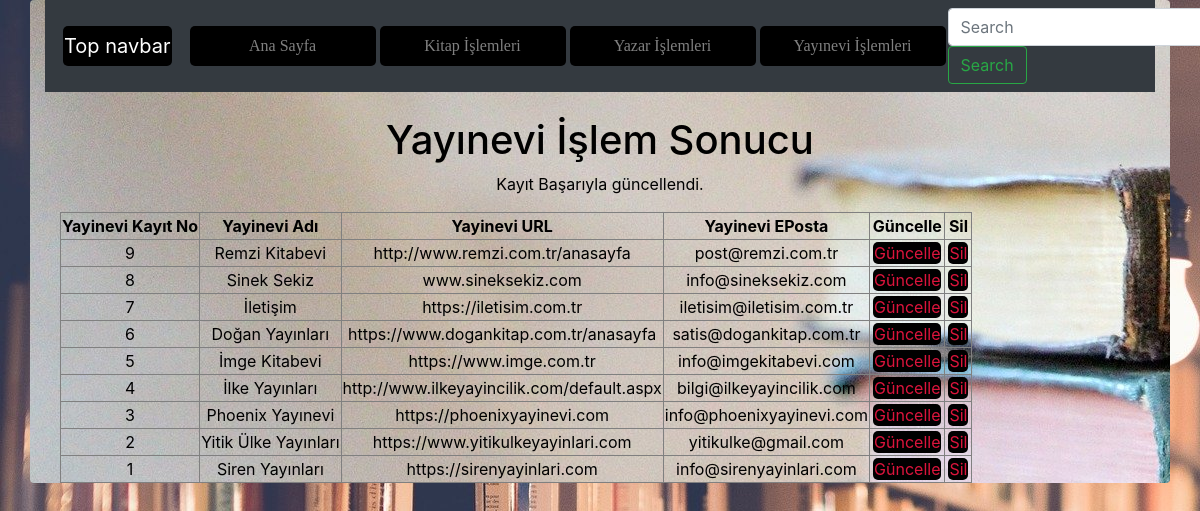
/yayinevi_guncellendi.php, run on the app's committed database.
### tables this page shows
CREATE TABLE `yayinevi` (
  `YayinEviKayitNo` smallint(6) NOT NULL COMMENT 'Yayın Evi Kayıt No',
  `YayinEviKayitTarihi` timestamp NOT NULL DEFAULT current_timestamp() COMMENT 'Yayın Evinin Veri Tabanına Kayıt Edildiği Tarih',
  `YayinEviAdi` varchar(50) NOT NULL COMMENT 'Yayın Evi Adı',
  `YayinEviURL` varchar(100) NOT NULL COMMENT 'Yayın Evinin URL''si',
  `YayinEviEPosta` varchar(100) NOT NULL COMMENT 'Yayın Evi E-postası'
);

### yayinevi_guncellendi.php (the view, shortened to what this page needs)
<?php
    require_once("baglanti.php");
    $YayinEviKayitNo = mysqli_real_escape_string($baglanti, $_POST['YayinEviKayitNo']);
    $YayinEviAdi = mysqli_real_escape_string($baglanti, $_POST['YayinEviAdi']);
    $YayinEviURL = mysqli_real_escape_string($baglanti, $_POST['YayinEviURL']);
    $YayinEviEPosta = mysqli_real_escape_string($baglanti, $_POST['YayinEviEPosta']);
    $sorgu = "UPDATE yayinevi SET YayinEviAdi = '$YayinEviAdi', YayinEviURL = '$YayinEviURL', YayinEviEPosta = '$YayinEviEPosta' WHERE YayinEviKayitNo = $YayinEviKayitNo";
    if (mysqli_query($baglanti, $sorgu)) {
        $islemSonuc = "Kayıt Başarıyla güncellendi.";
    } else {
        $islemSonuc = "Hata: " . $sorgu . "<br>" . mysqli_error($baglanti);
    }
    $sorgu2 = mysqli_query($baglanti, "SELECT * FROM yayinevi ORDER BY YayinEviKayitNo DESC");
?>
<!DOCTYPE html>
<html lang="tr"><head><meta http-equiv="Content-Type" content="text/html; charset=UTF-8">
<link href="bootstrap.min.css" rel="stylesheet">
<link href="bs1.css" rel="stylesheet">
    <link href="./katalog_files/navbar-top.css" rel="stylesheet">
  </head>
  <body>
      <div id="divone" class="container rounded">
    <nav class="navbar navbar-expand-md navbar-dark bg-dark mb-4">
  <a class="navbar-brand" href="https://getbootstrap.com/docs/4.4/examples/navbar-static/#">Top navbar</a>
  <div class="collapse navbar-collapse" id="navbarCollapse">
    <ul class="navbar-nav mr-auto">
      <li class="nav-item">
        <a class="nav-link" href="index.php">Ana Sayfa </a>
      </li>
      <li class="nav-item">
        <a class="nav-link" href="kitap.php">Kitap İşlemleri</a>
      </li>
      <li class="nav-item">
        <a class="nav-link" href="yazar.php">Yazar İşlemleri</a>
      </li>
      <li class="nav-item">
        <a class="nav-link" href="yayinevi.php">Yayınevi İşlemleri</a>
      </li>
    </ul>
    <form class="form-inline mt-2 mt-md-0">
      <input class="form-control mr-sm-2" type="text" placeholder="Search" aria-label="Search">
      <button class="btn btn-outline-success my-2 my-sm-0" type="submit">Search</button>
    </form>
  </div>
</nav>
<main role="main" class="container">
<h1>Yayınevi İşlem Sonucu</h1>
<p><?php echo $islemSonuc; ?></p>
<?php
echo("<table border=1>");
    echo("<tr>");
    echo("<td><b>Yayinevi Kayıt No</b></td>");
    echo("<td><b>Yayinevi Adı</b></td>");
    echo("<td><b>Yayinevi URL</b></td>");
    echo("<td><b>Yayinevi EPosta</b></td>");
    echo("<td><b>Güncelle</b></td>");
    echo("<td><b>Sil</b></td>");
    echo("</tr>");
while($satir = mysqli_fetch_assoc($sorgu2)){
    echo("<tr>");
    echo("<td>".$satir["YayinEviKayitNo"]."</td>");
    echo("<td>".$satir["YayinEviAdi"]."</td>");
    echo("<td>".$satir["YayinEviURL"]."</td>");
    echo("<td>".$satir["YayinEviEPosta"]."</td>");
    echo("<td><a href='yayineviguncellenecek.php?YayinEviKayitNo=".$satir["YayinEviKayitNo"]."'>Güncelle</a></td>");
    echo("<td><a href='yayinevisil.php?YayinEviKayitNo=".$satir["YayinEviKayitNo"]."'>Sil</a></td>");
    echo("</tr>");
            }
echo("</table>");
?>
</main>
      </div>
</body></html>

### bs1.css (style rules this page uses)
body { background-image: url(resim.jpg); }
#divone { background-image: url(resim3.jpg); color: black; margin-bottom: 10px; text-align: center; }
.nav-item { width: 190px; }
.nav-item a { color: wheat; font-family: cursive; transition-duration: 0.4s; }
a { color: crimson; text-decoration-line: none; background-color: black; border-radius: 5px; margin: 2px; padding: 1px; }

### navbar-top.css (style rules this page uses)
body { min-height: 75rem; }

### data on the page
yayinevi: YayinEviKayitNo "9", YayinEviAdi "Remzi Kitabevi", YayinEviURL "http://www.remzi.com.tr/anasayfa", YayinEviEPosta "post@remzi.com.tr"
yayinevi: YayinEviKayitNo "8", YayinEviAdi "Sinek Sekiz", YayinEviURL "www.sineksekiz.com", YayinEviEPosta "info@sineksekiz.com"
yayinevi: YayinEviKayitNo "7", YayinEviAdi "İletişim", YayinEviURL "https://iletisim.com.tr", YayinEviEPosta "iletisim@iletisim.com.tr"
yayinevi: YayinEviKayitNo "6", YayinEviAdi "Doğan Yayınları", YayinEviURL "https://www.dogankitap.com.tr/anasayfa", YayinEviEPosta "satis@dogankitap.com.tr"
yayinevi: YayinEviKayitNo "5", YayinEviAdi "İmge Kitabevi", YayinEviURL "https://www.imge.com.tr", YayinEviEPosta "info@imgekitabevi.com"
yayinevi: YayinEviKayitNo "4", YayinEviAdi "İlke Yayınları", YayinEviURL "http://www.ilkeyayincilik.com/default.aspx", YayinEviEPosta "bilgi@ilkeyayincilik.com"
yayinevi: YayinEviKayitNo "3", YayinEviAdi "Phoenix Yayınevi", YayinEviURL "https://phoenixyayinevi.com", YayinEviEPosta "info@phoenixyayinevi.com"
yayinevi: YayinEviKayitNo "2", YayinEviAdi "Yitik Ülke Yayınları", YayinEviURL "https://www.yitikulkeyayinlari.com", YayinEviEPosta "yitikulke@gmail.com"
yayinevi: YayinEviKayitNo "1", YayinEviAdi "Siren Yayınları", YayinEviURL "https://sirenyayinlari.com", YayinEviEPosta "info@sirenyayinlari.com"

### other printed values
$islemSonuc "Kayıt Başarıyla güncellendi."
